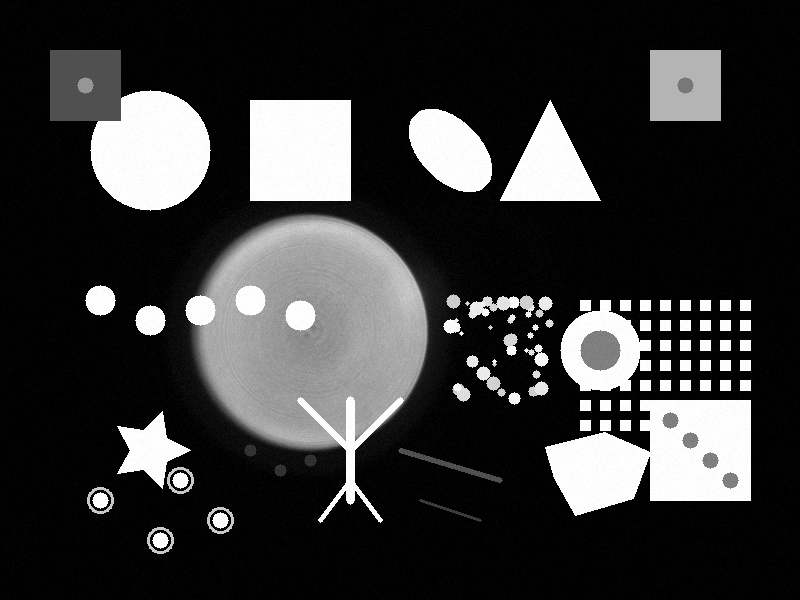
#> input picture production/demo/pictures/morphological_test.bmp, 800 x 600 px, found by its file name
$ python test_morphological_features.py
#> lines starting #> are read from the running program, lines starting #| are printed output that depends on the picture; after the words box and inside, x2 and y2 are one past the last pixel; in counts of white or black regions, pixels touching at a corner belong together
#> in test_morphological_detector, frame is the input picture: shape (600, 800, 3); min 0, max 255, mean 54.4
#| Image size: (600, 800, 3)
### production/demo/morphological_features_module.py
#!/usr/bin/env python3
"""
Morphological Features Detection Module.
Provides morphological analysis functionality for real-time video processing.
"""

import cv2
import numpy as np
import logging
from typing import Dict, List, Tuple, Optional

# Import the morphological features functions
from dev.morphological_features import (
    extract_morphological_features,
    detect_morphological_defects,
    extract_shape_complexity,
    extract_skeleton_features,
    apply_morphological_filter,
    detect_connected_components
)


class MorphologicalDetector:
    """
    Morphological features detector with configurable parameters.
    """

    def __init__(self,
                 analysis_types=['features', 'complexity', 'skeleton', 'defects', 'components'],
                 kernel_sizes=[3, 5, 7],
                 min_component_area=50,
                 defect_threshold=30,
                 filter_operation='gradient',
                 filter_kernel_size=5,
                 blur_kernel_size=5,
                 blur_sigma=1.0):
        """
        Initialize the morphological detector.

        Args:
            analysis_types (list): Types of analysis to perform
            kernel_sizes (list): Kernel sizes for multi-scale analysis (1-21)
            min_component_area (int): Minimum area for connected components (10-1000)
            defect_threshold (int): Threshold for defect detection (1-255)
            filter_operation (str): Morphological filter to apply
            filter_kernel_size (int): Size for morphological filter (1-21)
            blur_kernel_size (int): Gaussian blur kernel size (1-31, odd)
            blur_sigma (float): Gaussian blur sigma value (0.1-10.0)
        """
        self.analysis_types = analysis_types
        self.kernel_sizes = [max(1, min(21, k)) for k in kernel_sizes]
        self.min_component_area = max(10, min(1000, min_component_area))
        self.defect_threshold = max(1, min(255, defect_threshold))
        self.filter_operation = filter_operation
        self.filter_kernel_size = max(1, min(21, filter_kernel_size))
        self.blur_kernel_size = blur_kernel_size if blur_kernel_size % 2 == 1 else blur_kernel_size + 1
        self.blur_sigma = max(0.1, min(10.0, blur_sigma))

        # Statistics
        self.features_extracted = 0
        self.defects_detected = 0
        self.components_found = 0
        self.frames_processed = 0

        # Available filter operations
        self.filter_operations = ['opening', 'closing', 'gradient', 'tophat', 'blackhat']

    def analyze_frame(self, frame: np.ndarray) -> Tuple[Optional[Dict], np.ndarray]:
        """
        Analyze morphological features in the given frame.

        Args:
            frame (np.ndarray): Input frame in BGR format

        Returns:
            Tuple[Optional[Dict], np.ndarray]:
                - Dictionary of analysis results or None if error
                - Processed frame with visualizations
        """
        if frame is None:
            return None, np.zeros((100, 100, 3), dtype=np.uint8)

        try:
            # Convert to grayscale for analysis
            gray = cv2.cvtColor(frame, cv2.COLOR_BGR2GRAY)

            # Apply Gaussian blur to reduce noise
            if self.blur_kernel_size > 1:
                gray = cv2.GaussianBlur(gray, (self.blur_kernel_size, self.blur_kernel_size), self.blur_sigma)
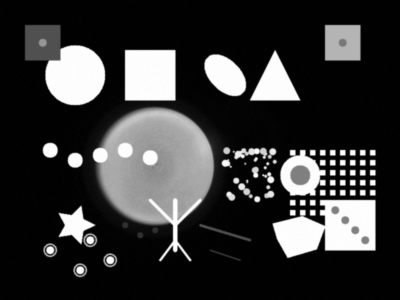
#> gray: shape (600, 800) (shown at 1/2 size); min 0, max 255, mean 54.4

            # Create output frame
            output_frame = frame.copy()

            # Analysis results
            results = {}

            # Extract morphological features
            if 'features' in self.analysis_types:
                features = extract_morphological_features(gray)
                results['features'] = features
                self.features_extracted = len(features)

            # Extract shape complexity
            if 'complexity' in self.analysis_types:
                complexity = extract_shape_complexity(gray)
                results['complexity'] = complexity

            # Extract skeleton features
            if 'skeleton' in self.analysis_types:
                skeleton_features = extract_skeleton_features(gray)
                results['skeleton'] = skeleton_features

            # Detect morphological defects
            if 'defects' in self.analysis_types:
                defect_maps = detect_morphological_defects(gray, self.kernel_sizes)
                results['defects'] = defect_maps

                # Count defects above threshold
                total_defects = 0
                for defect_map in defect_maps.values():
                    total_defects += np.sum(defect_map > self.defect_threshold)
                self.defects_detected = total_defects

            # Detect connected components
            if 'components' in self.analysis_types:
                _, binary = cv2.threshold(gray, 0, 255, cv2.THRESH_BINARY + cv2.THRESH_OTSU)
                components = detect_connected_components(binary, self.min_component_area)
                results['components'] = components
                self.components_found = len(components)

            # Apply morphological filter for visualization
            filtered = apply_morphological_filter(gray, self.filter_operation, self.filter_kernel_size)

            # Overlay filtered result on original frame
            filtered_colored = cv2.applyColorMap(filtered, cv2.COLORMAP_JET)
            output_frame = cv2.addWeighted(output_frame, 0.7, filtered_colored, 0.3, 0)

            # Draw components if detected
            if 'components' in results:
                for comp in results['components'][:10]:  # Limit to first 10
                    x, y, w, h = comp['bbox']
                    cv2.rectangle(output_frame, (x, y), (x+w, y+h), (0, 255, 0), 2)
                    cv2.putText(output_frame, f"A:{comp['area']}", (x, y-5),
                               cv2.FONT_HERSHEY_SIMPLEX, 0.5, (0, 255, 0), 1)

            # Add summary text
            summary_lines = []
            if 'features' in results:
                summary_lines.append(f"Features: {len(results['features'])}")
            if 'components' in results:
                summary_lines.append(f"Components: {len(results['components'])}")
            if 'defects' in results:
                summary_lines.append(f"Defects: {self.defects_detected}")

            for i, line in enumerate(summary_lines):
                cv2.putText(output_frame, line, (10, 30 + i*25), cv2.FONT_HERSHEY_SIMPLEX,
                           0.8, (0, 255, 255), 2, cv2.LINE_AA)

            # Update statistics
            self.frames_processed += 1

            return results, output_frame

        except Exception as e:
            logging.error(f"Error in morphological analysis: {e}")
            return None, frame.copy()

    def update_parameters(self, analysis_types=None, kernel_sizes=None, min_component_area=None,
                         defect_threshold=None, filter_operation=None, filter_kernel_size=None,
                         blur_kernel_size=None, blur_sigma=None):
        """
        Update analysis parameters dynamically.

        Args:
            analysis_types (list, optional): Types of analysis to perform
            kernel_sizes (list, optional): Kernel sizes for multi-scale analysis (1-21)
            min_component_area (int, optional): Minimum component area (10-1000)
            defect_threshold (int, optional): Defect detection threshold (1-255)
            filter_operation (str, optional): Morphological filter operation
            filter_kernel_size (int, optional): Filter kernel size (1-21)
            blur_kernel_size (int, optional): Blur kernel size (1-31, odd)
            blur_sigma (float, optional): Blur sigma (0.1-10.0)
        """
        if analysis_types is not None:
            self.analysis_types = analysis_types
        if kernel_sizes is not None:
            self.kernel_sizes = [max(1, min(21, k)) for k in kernel_sizes]
        if min_component_area is not None:
            self.min_component_area = max(10, min(1000, min_component_area))
        if defect_threshold is not None:
            self.defect_threshold = max(1, min(255, defect_threshold))
        if filter_operation is not None and filter_operation in self.filter_operations:
            self.filter_operation = filter_operation
        if filter_kernel_size is not None:
            self.filter_kernel_size = max(1, min(21, filter_kernel_size))
        if blur_kernel_size is not None:
            value = max(1, min(31, blur_kernel_size))
            self.blur_kernel_size = value if value % 2 == 1 else value + 1
        if blur_sigma is not None:
            self.blur_sigma = max(0.1, min(10.0, blur_sigma))

        logging.info(f"Updated morphological parameters: types={self.analysis_types}, "
                    f"kernels={self.kernel_sizes}, min_area={self.min_component_area}, "
                    f"defect_thresh={self.defect_threshold}, filter={self.filter_operation}")

    def get_statistics(self) -> dict:
        """
        Get analysis statistics.

        Returns:
            dict: Statistics including features extracted and frames processed
        """
        return {
            'features_extracted': self.features_extracted,
            'defects_detected': self.defects_detected,
            'components_found': self.components_found,
            'frames_processed': self.frames_processed,
            'analysis_rate': self.frames_processed / max(1, self.frames_processed) if self.frames_processed > 0 else 0
        }

    # [6 lines left out: function reset_statistics, not called in this run]


class MorphologicalProcessor:
    """
    High-level processor that applies morphological analysis to video streams.
    """

    def __init__(self, detector: MorphologicalDetector = None):
        """
        Initialize the processor.

        Args:
            detector (MorphologicalDetector, optional): Morphological detector instance
        """
        self.detector = detector or MorphologicalDetector()
        self.processing_enabled = True

    def process_frame(self, frame: np.ndarray) -> np.ndarray:
        """
        Process a single frame with morphological analysis.

        Args:
            frame (np.ndarray): Input frame

        Returns:
            np.ndarray: Processed frame with morphological visualizations
        """
        if not self.processing_enabled or frame is None:
            return frame if frame is not None else np.zeros((100, 100, 3), dtype=np.uint8)

        results, processed_frame = self.detector.analyze_frame(frame)
        return processed_frame

    def toggle_processing(self) -> bool:
        """
        Toggle morphological processing on/off.

        Returns:
            bool: New processing state
        """
        self.processing_enabled = not self.processing_enabled
        logging.info(f"Morphological processing {'enabled' if self.processing_enabled else 'disabled'}")
        return self.processing_enabled

    def is_processing_enabled(self) -> bool:
        """
        Check if processing is enabled.

        Returns:
            bool: True if processing is enabled
        """
        return self.processing_enabled

    def get_detector(self) -> MorphologicalDetector:
        """Get the underlying detector."""
        return self.detector

    # [5 lines left out: function get_latest_results, not called in this run]

### production/full-demo-1/dev/morphological_features.py
#!/usr/bin/env python3
"""
Morphological features extraction module for shape and structure analysis.
Uses morphological operations to detect and analyze image structures.
"""

import cv2
import numpy as np
from typing import Dict, List, Tuple


def extract_morphological_features(gray: np.ndarray) -> Dict[str, float]:
    """
    Extract morphological features using various operations.

    Args:
        gray: Grayscale image (uint8)

    Returns:
        Dictionary of morphological features
    """
    features = {}

    # Multi-scale morphological operations
    for size in [3, 5, 7, 11]:
        # Create circular structuring element
        kernel = cv2.getStructuringElement(cv2.MORPH_ELLIPSE, (size, size))

        # White top-hat: bright features smaller than kernel
        wth = cv2.morphologyEx(gray, cv2.MORPH_TOPHAT, kernel)

        # Black top-hat: dark features smaller than kernel
        bth = cv2.morphologyEx(gray, cv2.MORPH_BLACKHAT, kernel)

        # Store statistics
        features[f'morph_wth_{size}_mean'] = float(np.mean(wth))
        features[f'morph_wth_{size}_max'] = float(np.max(wth))
        features[f'morph_wth_{size}_sum'] = float(np.sum(wth))
        features[f'morph_bth_{size}_mean'] = float(np.mean(bth))
        features[f'morph_bth_{size}_max'] = float(np.max(bth))
        features[f'morph_bth_{size}_sum'] = float(np.sum(bth))
#> this loop made 4 passes
#> pass 2, in extract_morphological_features, `wth = cv2.morphologyEx(gray, cv2.MORPH_TOPHAT, kernel)`:
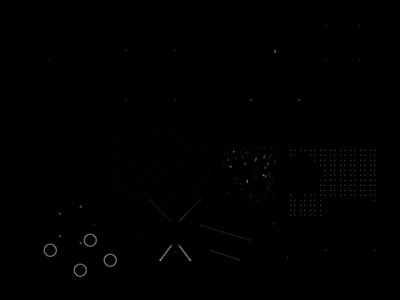
#> wth: shape (600, 800) (shown at 1/2 size); min 0, max 142, mean 0.8
#> after the loop:
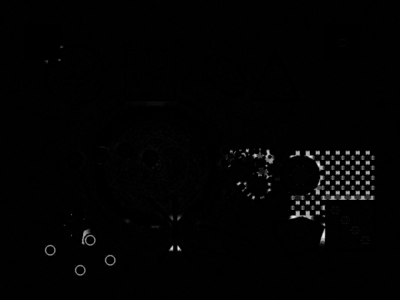
#> bth: shape (600, 800) (shown at 1/2 size); min 0, max 252, mean 2.9
#> after the loop:
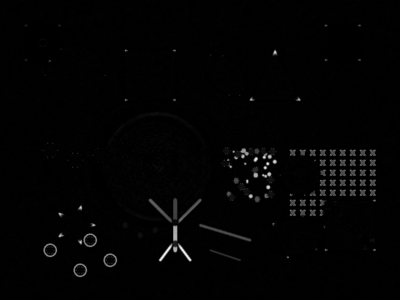
#> wth: shape (600, 800) (shown at 1/2 size); min 0, max 251, mean 3
#> after the loop, features = 24 items

    # Binary morphology analysis
    _, binary = cv2.threshold(gray, 0, 255, cv2.THRESH_BINARY + cv2.THRESH_OTSU)
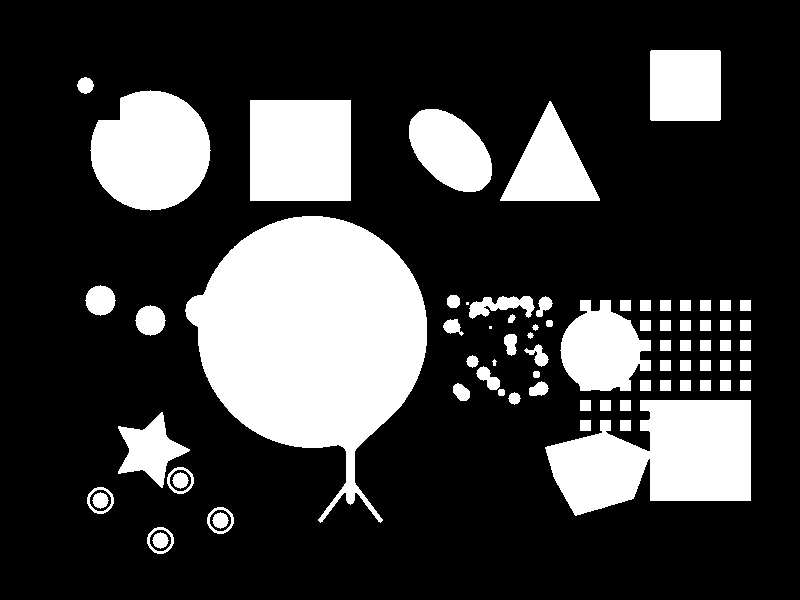
#> binary: shape (600, 800); 23.9% white; 74 white regions (2 under 20 px), largest, box (x1, y1, x2, y2) and area: (185, 216, 427, 523) 43327, (545, 400, 751, 516) 16472, (90, 90, 211, 211) 11033

    # Standard 5x5 kernel
    kernel = np.ones((5, 5), np.uint8)

    # Basic operations
    erosion = cv2.erode(binary, kernel, iterations=1)
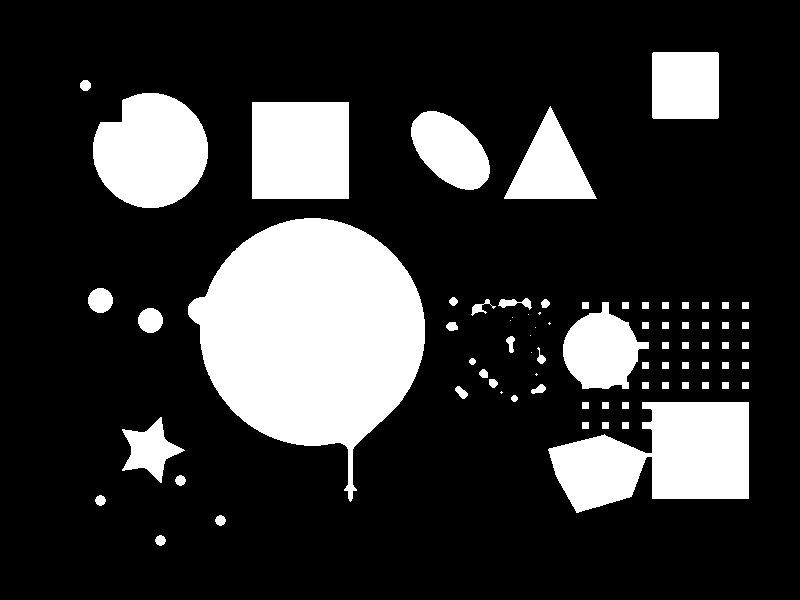
#> erosion: shape (600, 800); 20.6% white; 76 white regions (10 under 20 px), largest, box (x1, y1, x2, y2) and area: (188, 218, 425, 502) 40826, (548, 402, 749, 513) 14755, (93, 93, 208, 208) 10093
    dilation = cv2.dilate(binary, kernel, iterations=1)
#> dilation: shape (600, 800); 27.7% white; 56 white regions, largest, box (x1, y1, x2, y2) and area: (183, 214, 429, 525) 45935, (543, 398, 753, 518) 18379, (88, 88, 213, 213) 12017
    gradient = cv2.morphologyEx(binary, cv2.MORPH_GRADIENT, kernel)
#> gradient: shape (600, 800); 7% white; 56 white regions, largest, box (x1, y1, x2, y2) and area: (183, 214, 429, 525) 5109, (543, 398, 753, 518) 3526, (558, 298, 653, 393) 2130
#> (the rest of the program and of its run is left out)
